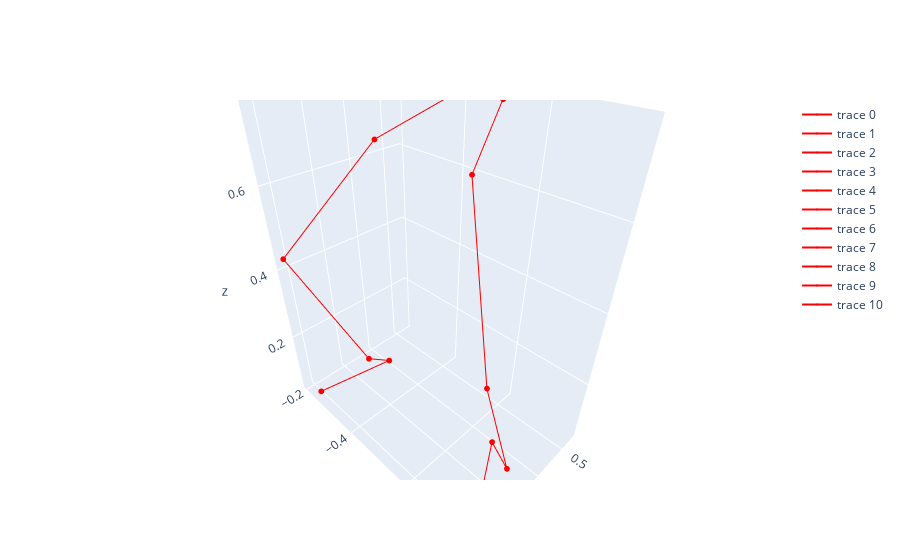

The cell this chart's notebook holds for it:
### Code cell
landmark = MocapLowerLandmark.df2landmark(mocap_df, 300)

plot3d(
    rotate(
        landmark,
        90
    ),
    MocapLowerLandmark.CONN_PATH_LIST)

### Figure 1 — Plotly figure (JSON) as saved in the notebook; plotly's stock layout.template omitted (floating-point values rounded to 4 significant figures)
{"data": [{"line": {"color": "red"}, "marker": {"color": "red", "size": 2}, "mode": "lines+markers+text", "type": "scatter3d", "x": [0.2004, 0.3541], "y": [-0.7751, -0.6913], "z": [0.05269, 0.08874]}, {"line": {"color": "red"}, "marker": {"color": "red", "size": 2}, "mode": "lines+markers+text", "type": "scatter3d", "x": [0.3541, 0.3292], "y": [-0.6913, -0.7529], "z": [0.08874, 0.08024]}, {"line": {"color": "red"}, "marker": {"color": "red", "size": 2}, "mode": "lines+markers+text", "type": "scatter3d", "x": [0.3292, 0.1975], "y": [-0.7529, -0.773], "z": [0.08024, 0.4453]}, {"line": {"color": "red"}, "marker": {"color": "red", "size": 2}, "mode": "lines+markers+text", "type": "scatter3d", "x": [0.1975, 0.3607], "y": [-0.773, -0.5865], "z": [0.4453, 0.6818]}, {"line": {"color": "red"}, "marker": {"color": "red", "size": 2}, "mode": "lines+markers+text", "type": "scatter3d", "x": [0.3607, 0.5337], "y": [-0.5865, -0.5076], "z": [0.6818, 0.7586]}, {"line": {"color": "red"}, "marker": {"color": "red", "size": 2}, "mode": "lines+markers+text", "type": "scatter3d", "x": [0.5337, 0.5417], "y": [-0.5076, -0.4015], "z": [0.7586, 0.7608]}, {"line": {"color": "red"}, "marker": {"color": "red", "size": 2}, "mode": "lines+markers+text", "type": "scatter3d", "x": [0.5417, 0.367], "y": [-0.4015, -0.3273], "z": [0.7608, 0.6815]}, {"line": {"color": "red"}, "marker": {"color": "red", "size": 2}, "mode": "lines+markers+text", "type": "scatter3d", "x": [0.367, 0.1847], "y": [-0.3273, -0.2058], "z": [0.6815, 0.4319]}, {"line": {"color": "red"}, "marker": {"color": "red", "size": 2}, "mode": "lines+markers+text", "type": "scatter3d", "x": [0.1847, 0.3379], "y": [-0.2058, -0.2698], "z": [0.4319, 0.07033]}, {"line": {"color": "red"}, "marker": {"color": "red", "size": 2}, "mode": "lines+markers+text", "type": "scatter3d", "x": [0.3379, 0.3633], "y": [-0.2698, -0.3277], "z": [0.07033, 0.08564]}, {"line": {"color": "red"}, "marker": {"color": "red", "size": 2}, "mode": "lines+markers+text", "type": "scatter3d", "x": [0.3633, 0.1882], "y": [-0.3277, -0.253], "z": [0.08564, 0.0421]}], "layout": {"scene": {"aspectmode": "data", "camera": {"eye": {"x": -1, "y": -1, "z": 1}}}}}
